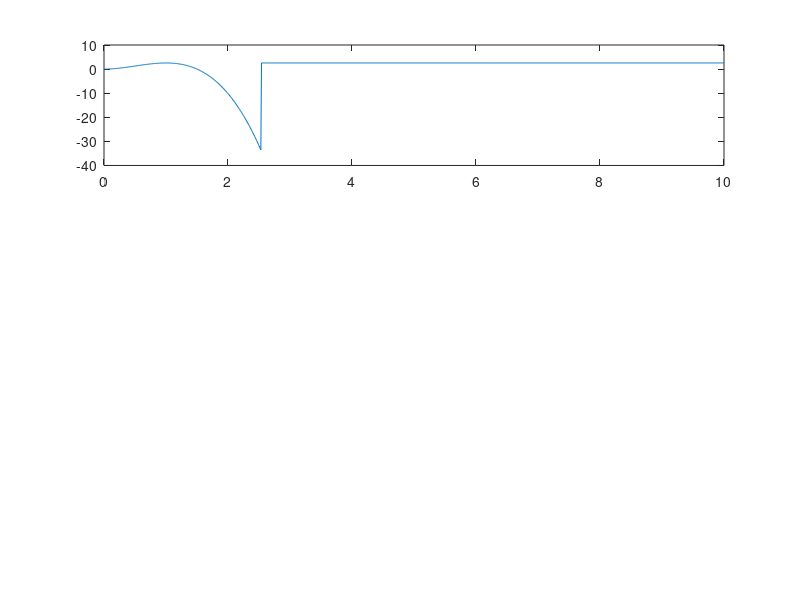

Write MATLAB code to recreate this figure. (Note: this script raises an error after producing the figure.)
%% TRANSFER FUNCTION 
clear all
clc
g = 9.81;
c = 0.0001003302; %damping
l = 2.06; %cable length

sys = tf([-1 0 0], [l 0 g]);  

% Experiment opstelling:
theta_f = pi/4; %gewenste eindhoek kabel
dx_object = 4; %horizontale verplaatsing bak
dx_robot = dx_object - l*sin(theta_f); 



x = 0:0.1:dx_robot; %m
time = 0:0.01:10; %s



% Choose desired input: 
% 1 = ramp input constant speed
% 2 = bang-bang motion law
% 3 = minimal rms
input_type = 3;

% Loop for different velocities
iterations = 4;
indicators = zeros(iterations,2)';

for i = 1:iterations
    input = zeros(length(time),1);

    if input_type == 1
        % snelheid robot = v
        v = i; %m/s
        indicators(1,i) =v;

        % t = x/v: tijd vd beweging vd robot voor constante v
        t = dx_robot/v; %s
    
    
        ramp = v*time(1:ceil(t/0.01)); 

        %ramp
        input(1:ceil(t/0.01)) = ramp;
        %constant position at x=5m
        input(ceil(t/0.01):end) = 5;

        indicators(2,i) = 2*max(y_obj*2*g/(v^2));
    end

    if input_type == 2

        % Duratie beweging zelf te kiezen. Neem zelfde tijden als ramp
        T = dx_robot/i;
        tau1 = time(1:ceil(T/(2*0.01)));
        tau2 = time(ceil(T/(2*0.01)):ceil(T/0.01));
        % bang-bang
        S1 = dx_robot*2*(tau1).^2;
        S2 = dx_robot*(-2*tau2.^2+4*tau2-1);

        
        %motion law input
        input(1:ceil(T/(2*0.01))) = S1;
        input(ceil(T/(2*0.01)):ceil(T/(0.01))) = S2;
        %constant position at end
        input(ceil(T/0.01):end) = dx_robot;
    end
    

    if input_type == 3

        % Duratie beweging zelf te kiezen. Neem zelfde tijden als ramp
        T = dx_robot/i;
        tau = time(1:ceil(T/0.01));
        % minimal rms
        S = dx_robot*(3*tau.^2 - 2*tau.^3);

        
        %motion law input
        input(1:ceil(T/(0.01))) = S;
        
        %constant position at end
        input(ceil(T/0.01):end) = dx_robot;
    end

    % Simulation
    [theta,time] = lsim(sys, input, time); 
    
    % Object position in time
    x_obj = input + l*sin(theta);
    y_obj = l*(1-cos(theta));
    
    
    
    
    %plots
    if input_type == 1
        figure
        subplot(3,1,1)
        plot(time, input)
        title('Ramp input v=', i)

        subplot(3,1,2)
        plot(time,theta)
        hold on
        xline(x(end)/i, 'Color', 'r', 'LineStyle', '--');
        yline(pi/4)
        title('Ramp response v=', i)
        
        subplot(3,1,3)
        plot(x_obj,y_obj)
        hold on
        xline(x(end), 'Color', 'r', 'LineStyle', '--');
        title('Object position')
    end

    if input_type == 2
        figure
        subplot(3,1,1)
        plot(time, input)
        title('Bang bang input T=', T)

       
        subplot(3,1,2)
        plot(time,theta)
        hold on
        xline(T, 'Color', 'r', 'LineStyle', '--');
        yline(pi/4)
        title('Bang bang with duration T=', T)
        
        subplot(3,1,3)
        plot(x_obj,y_obj)
        hold on
        xline(x(end), 'Color', 'r', 'LineStyle', '--');
        title('Object position')
    end

    if input_type == 3
        figure
        subplot(3,1,1)
        plot(time, input)
        title('Minimal rms input T=', T)
        
        subplot(3,1,2)
        plot(time,theta)
        hold on
        xline(T, 'Color', 'r', 'LineStyle', '--');
        yline(pi/4)
        title('Minimal rms with duration T=', T)
        
        subplot(3,1,3)
        plot(x_obj,y_obj)
        hold on
        xline(x(end), 'Color', 'r', 'LineStyle', '--');
        title('Object position')
    end
end
%disp(indicators)
